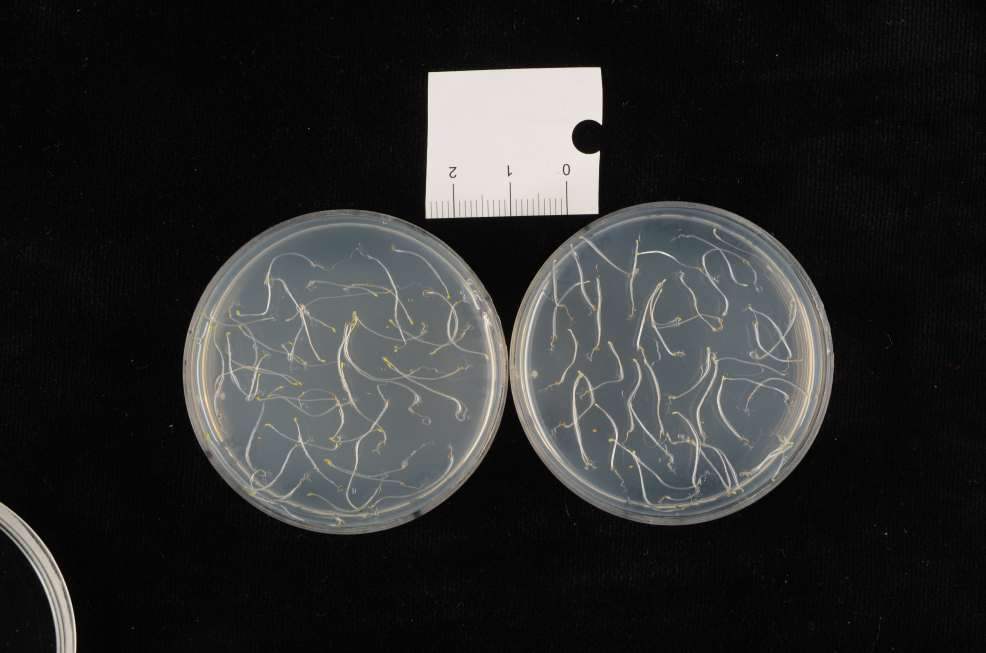
#> input picture computer_vision/plant_project/img/Dark.JPG, 4928 x 3264 px (shown at 1/5 size)
$ jupyter execute prototyping.ipynb   (shell and % lines are left out)
#> lines starting #> are read from the running program, lines starting #| are printed output that depends on the picture; after the words box and inside, x2 and y2 are one past the last pixel; in counts of white or black regions, pixels touching at a corner belong together
### helper.py
import matplotlib.pyplot as plt
import matplotlib.cm as cm
from PIL import Image
import numpy as np
from os import listdir
from os.path import isfile, join
import math
import cv2

def plot_mats(mats, cols=5, cmap=plt.get_cmap('gray'), size=16):
    """
    plot a set of matrices close to each other
    """
    SUBSTITUTE = np.zeros_like(mats[0])
    rows = []
    currentRow = []
    cols = float(cols)

    def add_to_rows():
        while len(currentRow) < cols:
            currentRow.append(SUBSTITUTE)
        rows.append(np.hstack(currentRow))

    for i in range(0, len(mats)):
        M = mats[i]
        minv = np.min(M)
        maxv = np.max(M)
        #if minv < 0 or minv > 255 or maxv < 0 or maxv > 255:
        #    M = translate(M, minv, maxv, 0, 255)

        if i%cols == 0:
            if len(currentRow) > 0:
                add_to_rows()
            currentRow = []
        currentRow.append(M)
    if len(currentRow) > 0:
        add_to_rows()
    I = np.vstack(rows)
    f, ax = plt.subplots(ncols=1)
    f.set_size_inches(size, size)
    ax.imshow(I, cmap=cmap)
    plt.axis('off')
    plt.tight_layout()
    plt.show()

# [71 lines left out: functions vectorize, un_vectorize, not called in this run]

### computer_vision/plant_project/prototyping.ipynb
[cell 1]
import cv2, sys
import numpy as np
import matplotlib.pyplot as plt
sys.path.append('../..')
from helper import plot_mats

A = cv2.cvtColor(cv2.imread('img/Dark.JPG'), cv2.COLOR_BGR2RGB)
B = cv2.cvtColor(cv2.imread('img/PAR 2.43.JPG'), cv2.COLOR_BGR2RGB)
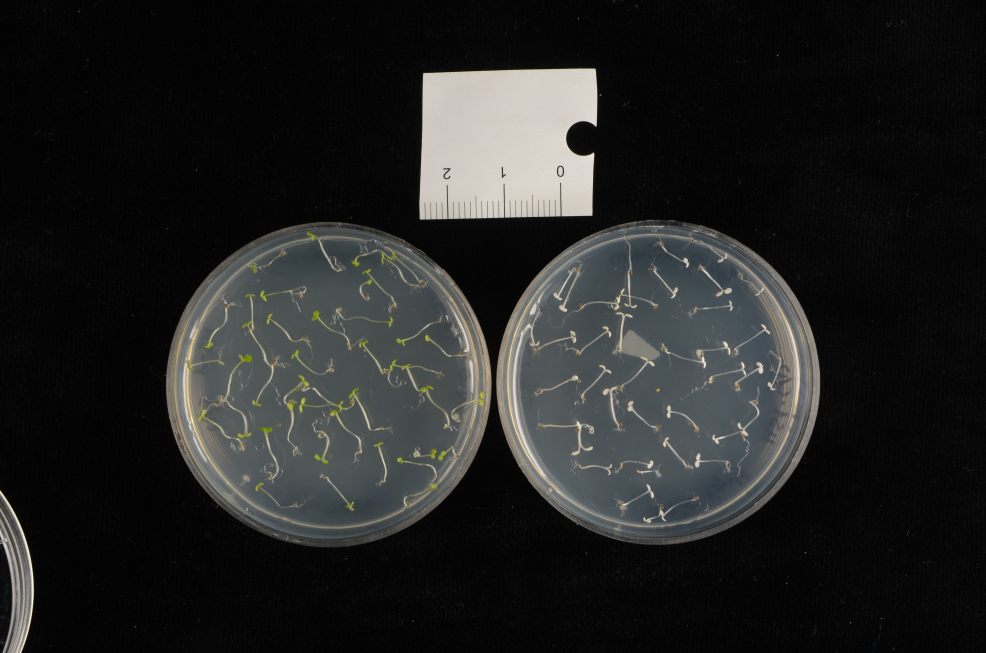
#> input picture computer_vision/plant_project/img/PAR 2.43.JPG, 4928 x 3264 px (shown at 1/5 size)
C = cv2.cvtColor(cv2.imread('img/PAR_58.16.JPG'), cv2.COLOR_BGR2RGB)
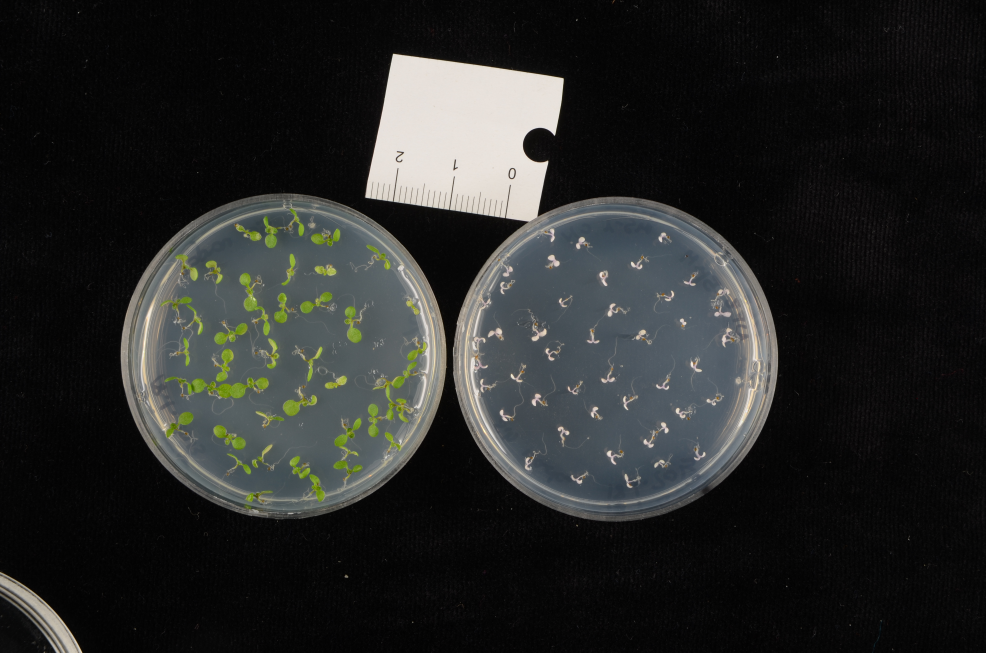
#> input picture computer_vision/plant_project/img/PAR_58.16.JPG, 4928 x 3264 px (shown at 1/5 size)

plot_mats([A,B,C], cols=3)
#> the loop in plot_mats, `for i in range(0, len(mats)):` made 3 passes
#> after the loop in add_to_rows, `while len(currentRow) < cols:`: currentRow = 3 items

[cell 2]
img = cv2.cvtColor(B, cv2.COLOR_RGB2GRAY)

h, w = img.shape
#> h = 3264; w = 4928

resize_factor = 2

img = cv2.resize(img, (int(w * 1/resize_factor), int(h * 1/resize_factor)))
#> img: shape (1632, 2464)

img = cv2.bilateralFilter(img, 10, 1, 1000)
img = cv2.equalizeHist(img)

zero_p = (int(855/resize_factor), int(2801/resize_factor))
one_p = (int(860/resize_factor), int(2514/resize_factor))
two_p = (int(868/resize_factor), int(2235/resize_factor))
w = 100

zero = img[zero_p[0] - w:zero_p[0] + w,
           zero_p[1] - w:zero_p[1] + w].copy()
one = img[one_p[0] - w:one_p[0] + w,
           one_p[1] - w:one_p[1] + w].copy()
two = img[two_p[0] - w:two_p[0] + w,
           two_p[1] - w:two_p[1] + w].copy()

#two = cv2.line(two, (50, 0), (50, 100), (0))
#two = cv2.line(two, (0, 50), (100, 50), (0))

def cut(img):
    #return img
    return (img > 200) * 126

zeros, ones, twos = [], [], []
for a in range(0, 360, 10):
    ax, bx, ay, by = 80, 120, 80, 120
    R = cv2.getRotationMatrix2D((100, 100),a,1)
    dst = cut(cv2.warpAffine(zero,R,(200,200))).astype('uint8')
    zeros.append(dst[ax:bx,ay:by])

    dst = cut(cv2.warpAffine(one,R,(200,200))).astype('uint8')
    ones.append(dst[ax:bx,ay:by])

    dst = cut(cv2.warpAffine(two,R,(200,200))).astype('uint8')
    twos.append(dst[ax:bx,ay:by])
#> this loop made 36 passes
#> pass 1, `dst = cut(cv2.warpAffine(zero,R,(200,200))).astype('uint8')`:
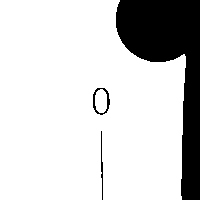
#> dst: shape (200, 200); values 0 (black) and 126 (white), 81.7% white; 3 black regions, box (x1, y1, x2, y2) and area: (116, 0, 200, 200) 7096, (93, 88, 110, 115) 134, (101, 131, 103, 200) 83
#> after the loop, ones = 36 items; twos = 36 items; zeros = 36 items

plot_mats(zeros + ones + twos, cols=36)
#> the loop in plot_mats (call 2), `for i in range(0, len(mats)):` made 108 passes
#> in plot_mats (call 2), `I = np.vstack(rows)`: I: shape (120, 1440); values 0 (black) and 126 (white), 93.6% white; black in thin lines or dots

[cell 3]
from math import sin, cos, radians

def get_walk_direction(deg):
    a = radians(deg)
    n = np.array([0, 1])
    R = np.array([
        [cos(a), -sin(a)],
        [sin(a), cos(a)]
    ])
    return R @ n

RR = np.array([get_walk_direction(i) for i in range(0, 300, 10)])

X = RR[:,0]
Y = RR[:,1]

fig = plt.figure(figsize=(4, 4))
plt.scatter(X, Y)
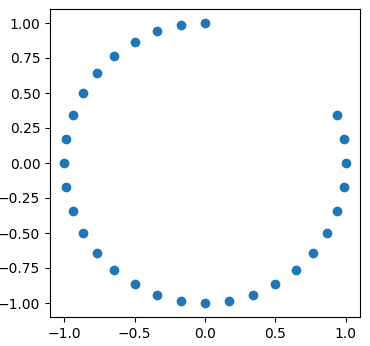
#> figure drawn by matplotlib, 1 panel

[cell 4]
def match_templates(img, templates):
    """ templates are generated with the half-size of the image so
    we can find the locations
    """
    img = cv2.cvtColor(img, cv2.COLOR_RGB2GRAY)
#> img: shape (3264, 4928)
    h, w = img.shape
#> h = 3264; w = 4928
    img = cv2.resize(img, (int(w * 0.5), int(h * 0.5)))
#> img: shape (1632, 2464)

    img = cv2.bilateralFilter(img, 10, 1, 1000)
    img = cv2.equalizeHist(img)
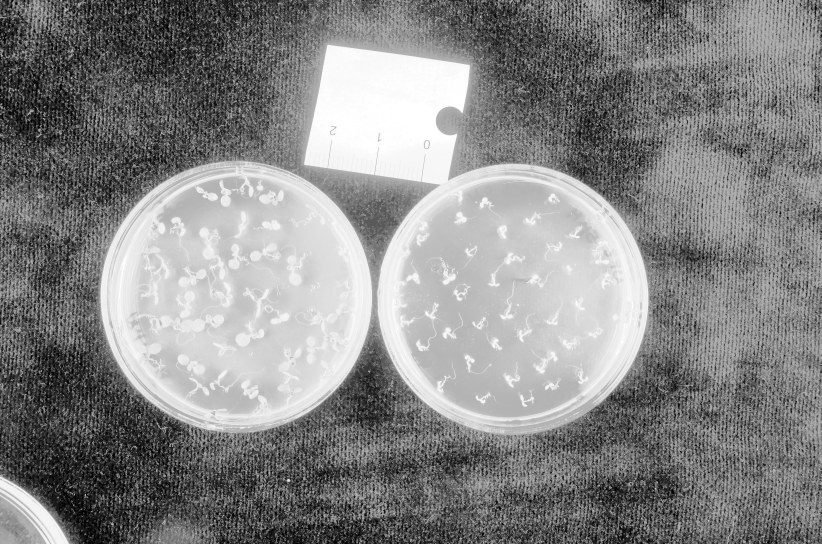
#> img: shape (1632, 2464) (shown at 1/3 size); min 0, max 255, mean 135.1

    total_maxLoc = None
    total_maxVal = 0
    total_i = -1
    for i, T in enumerate(templates):
        minv, maxv, minloc, maxloc =cv2.minMaxLoc(
            cv2.matchTemplate(img.astype('uint8'), T, cv2.TM_CCOEFF_NORMED)
        )
        if maxv >= total_maxVal:
            total_maxVal = maxv
            total_maxLoc = maxloc
            total_i = i
#> this loop made 36 passes
#> (minv, maxv, minloc, total_maxVal, total_maxLoc) on passes 1, 18, 36: (-0.449, 0.75, (1359, 946), 0.75, (1259, 413)), (-0.402, 0.797, (1344, 1074), 0.797, (1261, 414)), (-0.414, 0.839, (1343, 1073), 0.839, (1259, 413))
#> (minv, maxv, minloc, maxloc) on passes 2 to 7: (-0.434, 0.448, (1359, 945), (1259, 413)), (-0.383, 0.334, (842, 1037), (1257, 413)), (-0.358, 0.354, (1573, 1040), (1824, 658)), (-0.398, 0.318, (784, 906), (1824, 658)), (-0.398, 0.3, (784, 907), (1791, 891)), (-0.412, 0.305, (784, 907), (1613, 510))
#> after the loop, total_i = 35; total_maxVal = 0.839

    return np.array(total_maxLoc) * 2, total_i

img = C.copy()

mov = np.array([50, 50])

def get_im(img, T):
    loc, i = match_templates(img, T)
#> loc = [2518, 826]; i = 35

    n = get_walk_direction(i)
#> n = [-0.574, 0.819]
    #loc = loc + (n * 50)
    #loc = (int(loc[0]), int(loc[1]))

    print("rotation: " + str(i))
#| rotation: 35
    return img[loc[1]-50:loc[1]+50, loc[0]-50:loc[0]+50:,], loc

im0, loc0 = get_im(img, zeros)
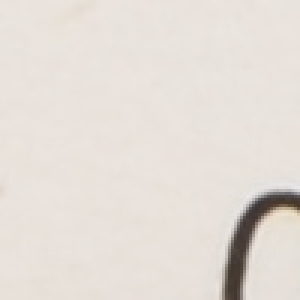
#> im0: shape (100, 100, 3) (shown 3 times larger); mean R, G, B 228.1, 221.5, 215
#> loc0 = [2518, 826]
print('found loc for 0')
im1, loc1 = get_im(img, ones)
#> the loop in match_templates (call 2), `for i, T in enumerate(templates):` made 36 passes
#> (minv, maxv, minloc, total_maxVal, total_maxLoc) on passes 1, 18, 36: (-0.594, 0.683, (1532, 1075), 0.683, (1118, 391)), (-0.53, 0.684, (1518, 848), 0.684, (1115, 391)), (-0.573, 0.869, (1339, 1070), 0.869, (1118, 391))
#> (minv, maxv, minloc, maxloc) on passes 2 to 7: (-0.483, 0.466, (1360, 923), (315, 952)), (-0.685, 0.433, (1362, 929), (314, 953)), (-0.494, 0.371, (1581, 1036), (1821, 640)), (-0.453, 0.389, (1444, 1068), (1110, 378)), (-0.443, 0.371, (655, 1144), (1109, 379)), (-0.444, 0.343, (630, 1013), (1107, 396))
#| rotation: 35
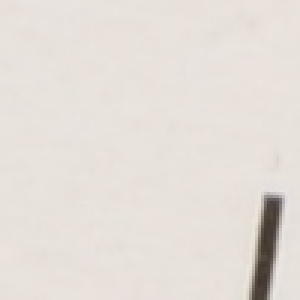
#> im1: shape (100, 100, 3) (shown 3 times larger); mean R, G, B 228.7, 222.5, 216.5
#> loc1 = [2236, 782]
print('found loc for 1')
im2, loc2 = get_im(img, twos)
#| rotation: 35
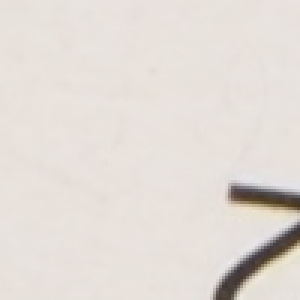
#> im2: shape (100, 100, 3) (shown 3 times larger); mean R, G, B 226.4, 220.2, 214.4
#> loc2 = [1958, 744]
print('found loc for 2')


plot_mats([im0, im1, im2], cols=3)
#> call 3 of plot_mats, with cols = 3, size = 16
#> the loop in plot_mats (call 3), `for i in range(0, len(mats)):` made 3 passes
#> (minv, maxv) on passes 1 to 3: (41, 238), (43, 237), (32, 239)
#> in plot_mats (call 3), `I = np.vstack(rows)`:
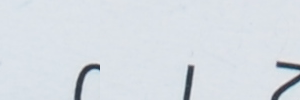
#> I: shape (100, 300, 3); mean of channels 0, 1, 2 227.7, 221.4, 215.3; drawn as B, G, R

[cell 5]
#plt.imshow(A)
plt.imshow(A[500:1200,2000:3000:,])
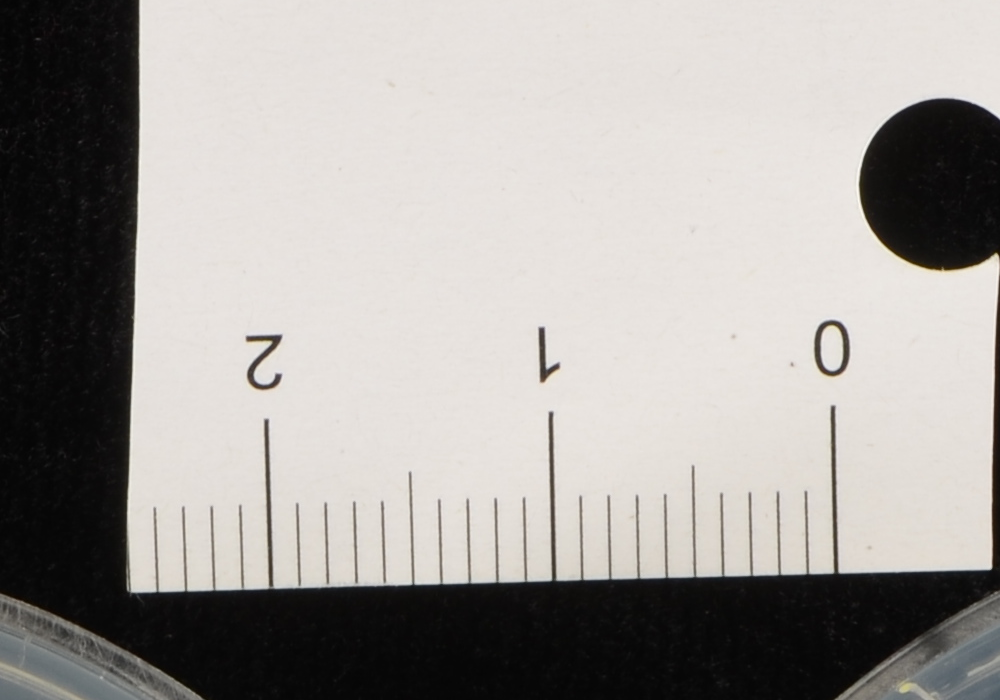
#> shown: shape (700, 1000, 3); mean R, G, B 163.2, 159.6, 156.2
